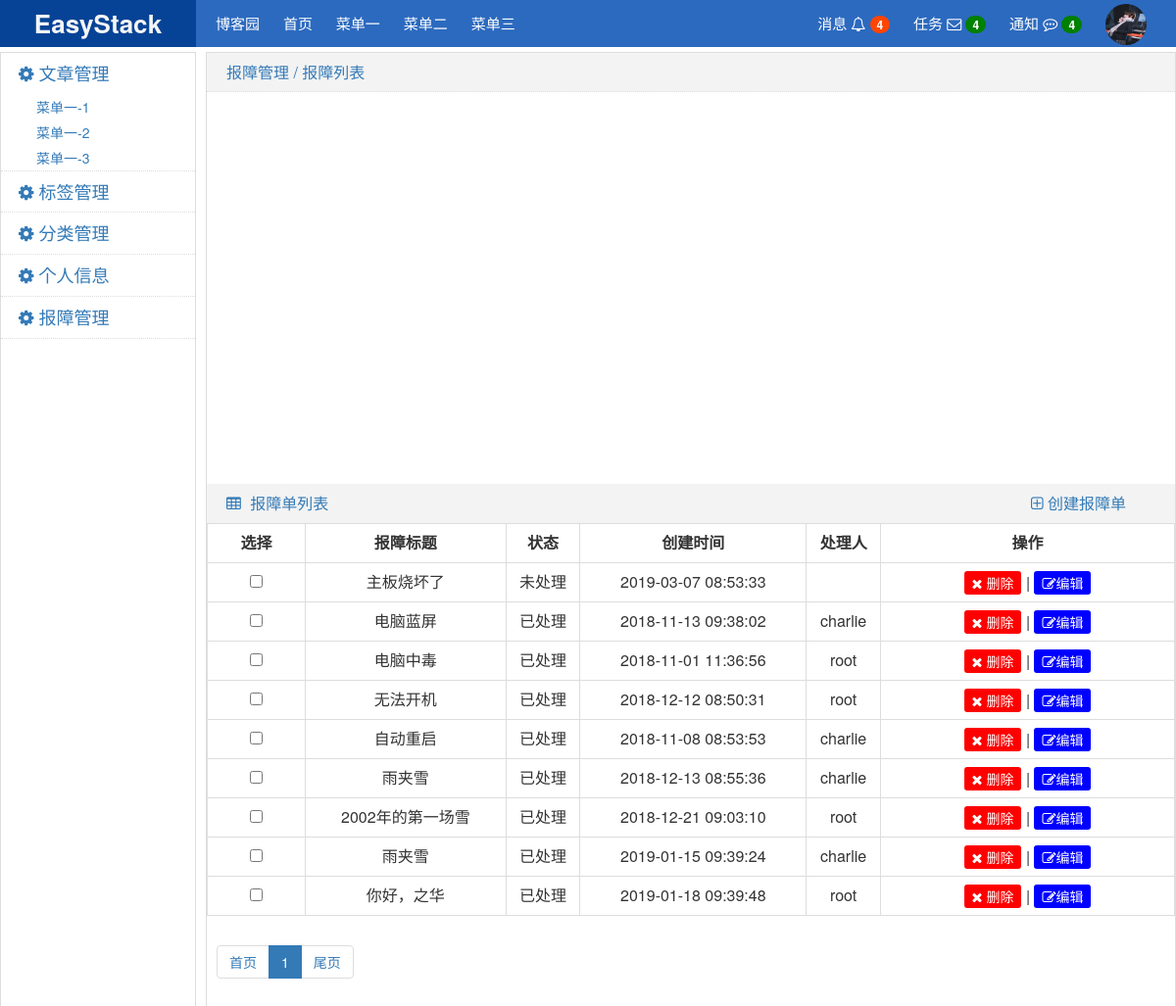
/backend/trouble-report.html, run on the app's committed database.
### repository/models.py (models this page shows, shortened)
class Trouble(models.Model):
    title = models.CharField(max_length=32)
    detail = models.TextField()
    user = models.ForeignKey('UserInfo',on_delete=models.CASCADE,related_name='u')
    ctime = models.DateTimeField()
    status_choices = (
        (1,'未处理'),
        (2,'处理中'),
        (3,'已处理'),
    )
    status = models.IntegerField(choices=status_choices,default=1)
    processer = models.ForeignKey('UserInfo',on_delete=models.CASCADE,related_name='p',null=True,blank=True)
    solution = models.TextField(null=True)
    ptime = models.DateTimeField(null=True)
    evaluate_choices = (
        (1, '不满意'),
        (2, '一般'),
        (3, '满意'),
    )
    evaluate = models.IntegerField(choices=evaluate_choices, default=2,null=True)
    class Meta:
        verbose_name_plural = '报障单'

class UserInfo(models.Model):
    username = models.CharField(max_length=32,verbose_name='用户名')
    pwd = models.CharField(max_length=32,verbose_name='密码')
    email = models.EmailField(max_length=32)
    fans = models.ManyToManyField('UserInfo',related_name='star', verbose_name='粉丝')
    class Meta:
        verbose_name_plural = '用户信息'

### backend/views/trouble.py (the view)
def trouble_report(request,**kwargs):
    base_url = reverse('report', kwargs=kwargs)
    data_count = Trouble.objects.all().count()
    trouble_list = Trouble.objects.filter().order_by('status').only('id', 'title', 'status', 'ctime', 'processer')
    page_obj = Pagination(data_count, request.GET.get('p'))
    data = trouble_list[page_obj.start():page_obj.end()]
    page_str = page_obj.page_str(base_url)
    return render(
        request,
        'backend_trouble_report.html',
        {
            'data': data,
            'page_str': page_str,
        }
    )

### utils/pager.py (called while the page is built, shortened)
    def start(self):
        return (self.current_page-1)*self.per_page_item_num

    def end(self):
        return self.current_page*self.per_page_item_num

    @property
    def num_pages(self):
        a,b = divmod(self.total_count,self.per_page_item_num)
        if b == 0:
            return a
        return a+1

    def page_num_range(self):
        if self.num_pages < self.max_page_num:
            return range(1,self.num_pages+1)

### templates/backend_trouble_report.html (shortened to what this page needs)
{% extends 'backend_layout.html' %}
{% block contents %}
    <div class="content-title" style="border-bottom: 1px dotted #DDDDDD;">
        报障管理 / 报障列表
    </div>
    <div id="container" style="min-width:400px;height:400px"></div>
    <div class="type-title">
        <i class="fa fa-table" aria-hidden="true"></i>
        <span style="margin-left: 5px;">报障单列表</span>
        <div style="float: right;margin-right: 50px;">
            <i class="fa fa-plus-square-o" aria-hidden="true"></i>
            <a href="/backend/trouble-create.html">创建报障单</a>
        </div>
    </div>
    <div class="type-table">
        <table border="1">
            <thead>
                <tr>
                    <th style="text-align: center;width: 100px;">选择</th>
                    <th style="text-align: center;">报障标题</th>
                    <th style="text-align: center;">状态</th>
                    <th style="text-align: center;">创建时间</th>
                    <th style="text-align: center;">处理人</th>
                    <th style="text-align: center;width: 300px;">操作</th>
                </tr>
            </thead>
            <tbody>
                {% for item in data %}
                    <tr>
                        <td><input type="checkbox"/></td>
                        <td>{{ item.title }}</td>
                        <td>{{ item.get_status_display }}</td>
                        <td>{{ item.ctime|date:"Y-m-d H:i:s" }}</td>
                        <td>{{ item.processer.username }}</td>
                        <td>
                            <a class="delete"><i class="fa fa-times" aria-hidden="true"></i> 删除</a>
                            |
                            <a href="/backend/trouble-edit-{{ item.id }}.html" class="edit"><i class="fa fa-pencil-square-o" aria-hidden="true"></i>编辑</a>
                        </td>
                    </tr>
                {% endfor %}
            </tbody>
        </table>
    </div>
    <div class="page-area">
        <ul class="pagination">
            {{ page_str|safe }}
        </ul>
    </div>
{% endblock %}

### static/css/backend.css (style rules this page uses)
body { margin: 0; }
.contents .content-title { height: 40px; background-color: #f3f3f3; font-size: 16px; line-height: 40px; padding-left: 20px; color: #337ab7; }
.pg-body .contents .type-title { height: 40px; background-color: #f3f3f3; font-size: 16px; line-height: 40px; padding-left: 20px; color: #337ab7; }
.pg-body .contents .type-table table { text-align: center; width: 100%; font-size: 16px; border: 1px solid #DDDDDD; }
.contents .type-table table th,.contents .type-table table td { height: 40px; }
.contents .type-table table a.edit { color: white; font-size: 14px; background-color: blue; display: inline-block; padding: 2px 8px; border-radius: 3px; }
.contents .type-table table a.delete { color: white; font-size: 14px; background-color: red; display: inline-block; padding: 2px 8px; border-radius: 3px; }

### templates/backend_trouble_report.html (style rules this page uses)
.page-area { overflow: hidden; clear: both; margin: 10px 0 10px 10px; }

### data on the page
Trouble: title "主板烧坏了", status "未处理", ctime "2019-03-07 08:53:33"
Trouble: title "电脑蓝屏", status "已处理", ctime "2018-11-13 09:38:02", processer.username "charlie"
Trouble: title "电脑中毒", status "已处理", ctime "2018-11-01 11:36:56", processer.username "root"
Trouble: title "无法开机", status "已处理", ctime "2018-12-12 08:50:31", processer.username "root"
Trouble: title "自动重启", status "已处理", ctime "2018-11-08 08:53:53", processer.username "charlie"
Trouble: title "雨夹雪", status "已处理", ctime "2018-12-13 08:55:36", processer.username "charlie"
Trouble: title "2002年的第一场雪", status "已处理", ctime "2018-12-21 09:03:10", processer.username "root"
Trouble: title "雨夹雪", status "已处理", ctime "2019-01-15 09:39:24", processer.username "charlie"
Trouble: title "你好，之华", status "已处理", ctime "2019-01-18 09:39:48", processer.username "root"

### other printed values
{{ page_str|safe }} "首页 1 尾页"
